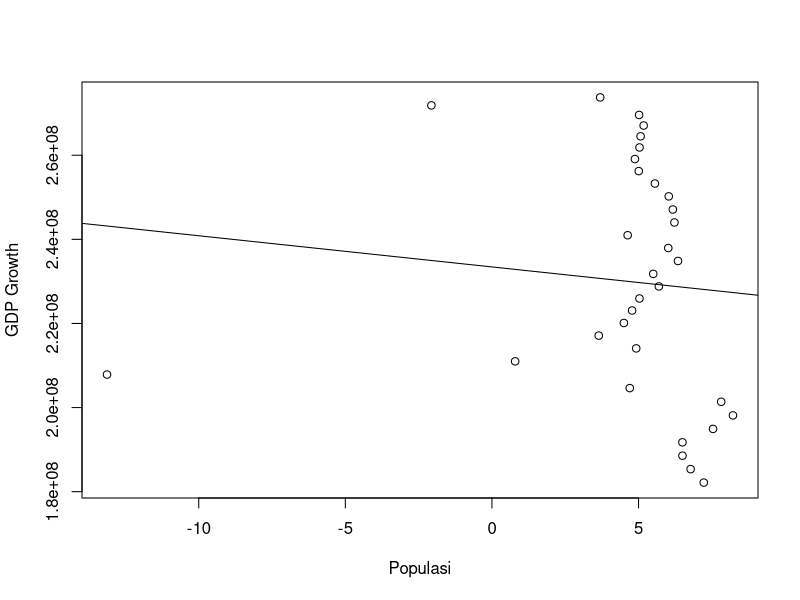
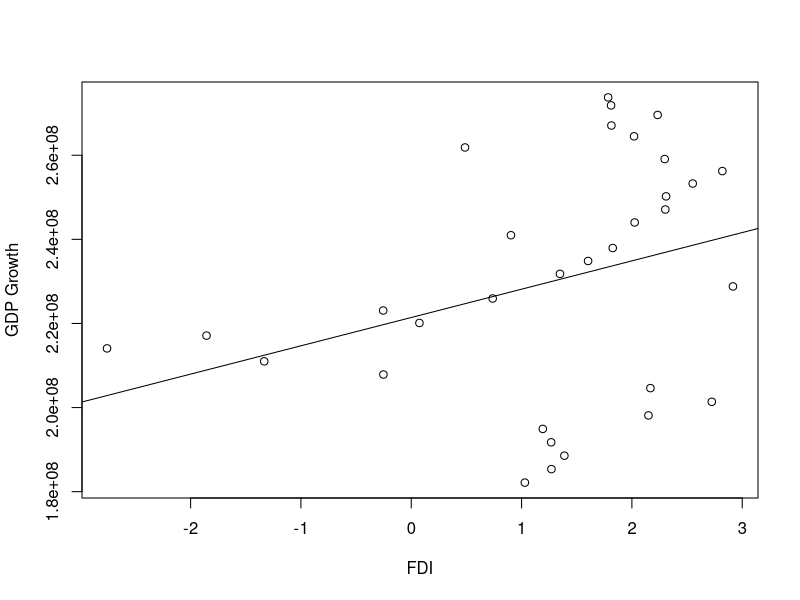
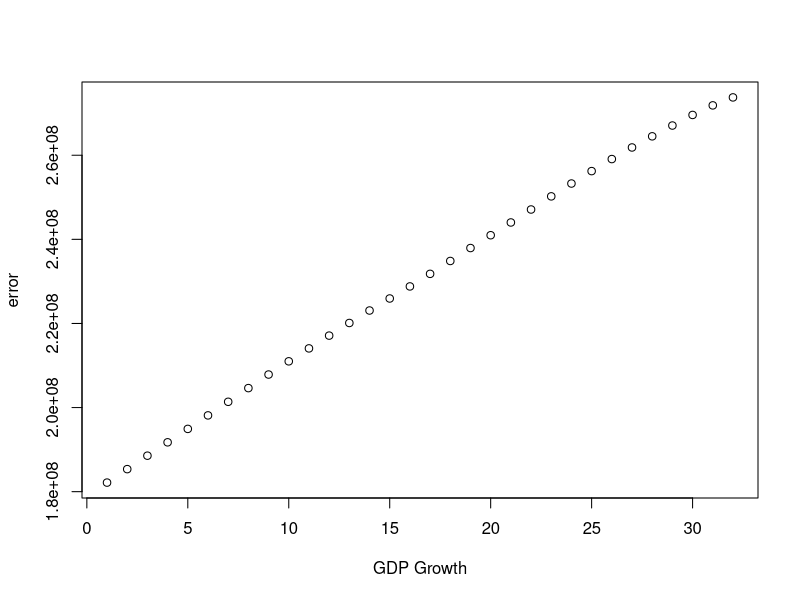
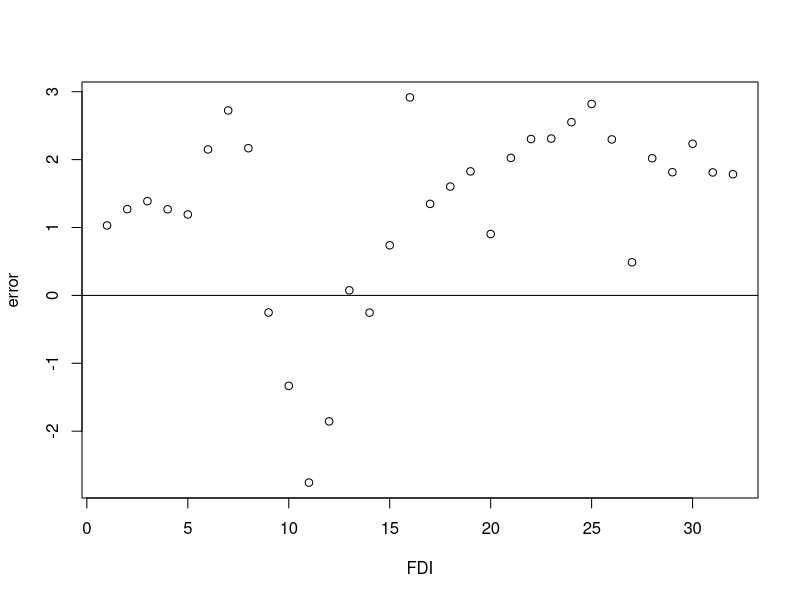
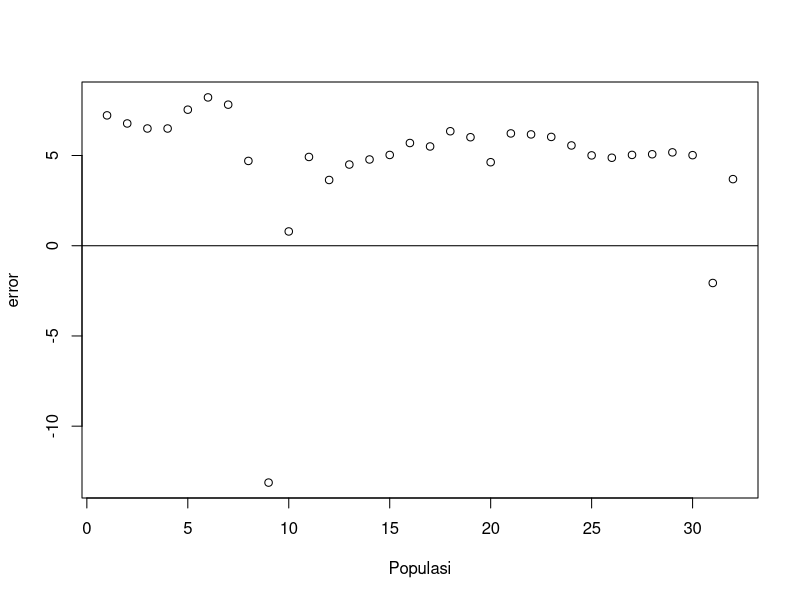

Generate these figures, in order, with R:
## ---- chunk 1
library(tidyverse)
library(readxl)
## ---- chunk 2
setwd("c:/metopel jurnal")
dat<-read_excel('data1fayas.xlsx')
## ---- chunk 3
plot(dat$X,dat$Y,xlab="Populasi",ylab="GDP Growth")
abline(lm(dat$Y~dat$X))
## ---- chunk 4
plot(dat$S,dat$Y,xlab="FDI",ylab="GDP Growth")
abline(lm(dat$Y~dat$S))
## ---- chunk 5
reg1<-lm(data=dat,Y~X+S)
summary(reg1)
## ---- chunk 6
dat$u<-resid(reg1)
## ---- chunk 7
plot(dat$Y,dat$m,xlab="GDP Growth",ylab="error")
abline(h=0)
## ---- chunk 8
plot(dat$S,dat$m,xlab="FDI",ylab="error")
abline(h=0)
## ---- chunk 9
plot(dat$X,dat$m,xlab="Populasi",ylab="error")
abline(h=0)
